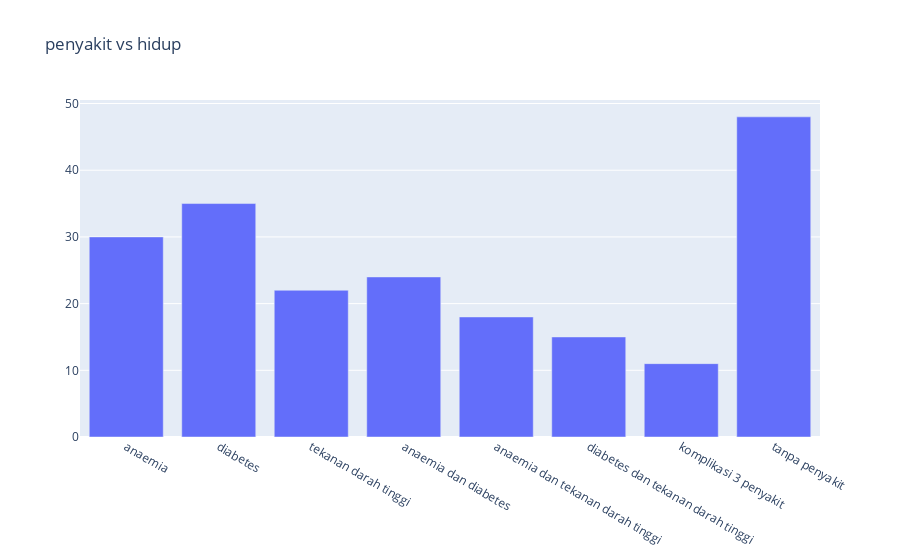

Here is the notebook cell this chart was saved with:
### Markdown cell above
### Jumlah orang yang masih hidup tapi terkena penyakit

### Code cell
penyakit = ['anaemia', 'diabetes', 'tekanan darah tinggi', 'anaemia dan diabetes', 'anaemia dan tekanan darah tinggi', 'diabetes dan tekanan darah tinggi', 'komplikasi 3 penyakit', 'tanpa penyakit']

fig = go.Figure()
fig.add_trace(go.Bar(
    x= penyakit,
    y=[anaemia_nd.shape[0], diabetes_nd.shape[0], hbp_nd.shape[0], anaemia_and_diabetes_nd.shape[0], anaemia_and_hbp_nd.shape[0], diabetes_and_hbp_nd.shape[0], death_with_diseases_nd.shape[0], death_with_no_diseases_nd.shape[0]]
))

fig.update_layout(barmode='group', title='penyakit vs hidup')
fig.show()

### Figure 1 — Plotly figure (JSON) as saved in the notebook; plotly's stock layout.template omitted (floating-point values rounded to 4 significant figures)
{"data": [{"type": "bar", "x": ["anaemia", "diabetes", "tekanan darah tinggi", "anaemia dan diabetes", "anaemia dan tekanan darah tinggi", "diabetes dan tekanan darah tinggi", "komplikasi 3 penyakit", "tanpa penyakit"], "y": [30, 35, 22, 24, 18, 15, 11, 48]}], "layout": {"barmode": "group", "title": {"text": "penyakit vs hidup"}}}
